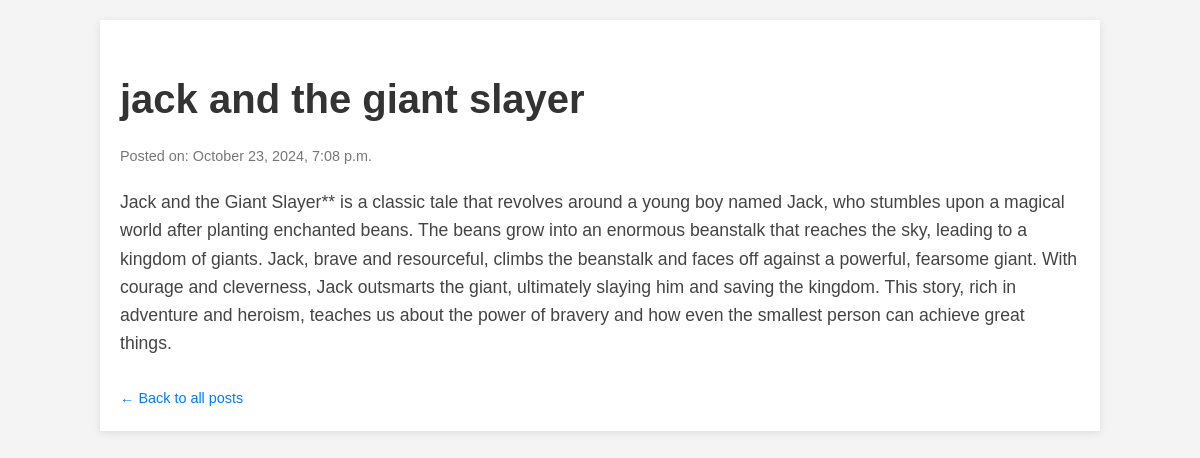
Screenshot of /allposts/2 with the database file from the repository.
### posts/models.py (models this page shows)
class Blog_post(models.Model):
    author = models.CharField(max_length=255, default="Your name here")
    title = models.CharField(max_length=255,default="Title of your Post")
    blog_content = models.TextField(max_length=10000, default="Your of your Post")
    time = models.DateTimeField(auto_now_add=True)

### posts/views.py (the view)
# urls.py: path('allposts/<str:pd>', views.allposts, name='allposts'),
def allposts(request, pd):
    post = Blog_post.objects.get(id=pd)
    return render(request, 'allposts.html', {'post':post})

### templates/allposts.html (shortened to what this page needs)
<!DOCTYPE html>
<html lang="en">
<head>
</head>
<body>
    <div class="container">
        <h1 class="post-title">{{ post.title }}</h1>
        <p class="post-meta">Posted on: {{ post.time|date:"F j, Y, g:i a" }}</p>
        <div class="post-content">
            {{ post.blog_content|safe }}
        </div>
        <a class="back-link" class="back-link" href="{% url 'index' %}">&larr; Back to all posts</a>
    </div>
</body>
</html>

### templates/allposts.html (style rules this page uses)
body { font-family: Arial, sans-serif; line-height: 1.6; margin: 0; padding: 0; background-color: #f4f4f4; }
.container { width: 80%; margin: 20px auto; background: #fff; padding: 20px; box-shadow: 0 2px 8px rgba(0, 0, 0, 0.1); }
.post-title { font-size: 2.5em; margin-bottom: 10px; color: #333; }
.post-meta { font-size: 0.9em; color: #777; margin-bottom: 20px; }
.post-content { font-size: 1.1em; color: #444; }
.back-link { display: inline-block; margin-top: 30px; font-size: 0.9em; text-decoration: none; color: #007bff; }

### rows the page displays
Blog_post: title "jack and the giant slayer", time "October 23, 2024, 7:08 p.m.", blog_content "Jack and the Giant Slayer** is a classic tale that revolves around a young boy named Jack, who stumbles upon a magical world after planting enchanted beans. The beans grow into an enormous beanstalk that reaches the sky, leading to a kingdom of giants. Jack, brave and resourceful, climbs the beanstalk and faces off against a powerful, fearsome giant. With courage and cleverness, Jack outsmarts the giant, ultimately slaying him and saving the kingdom. This story, rich in adventure and heroism, teaches us about the power of bravery and how even the smallest person can achieve great things."
